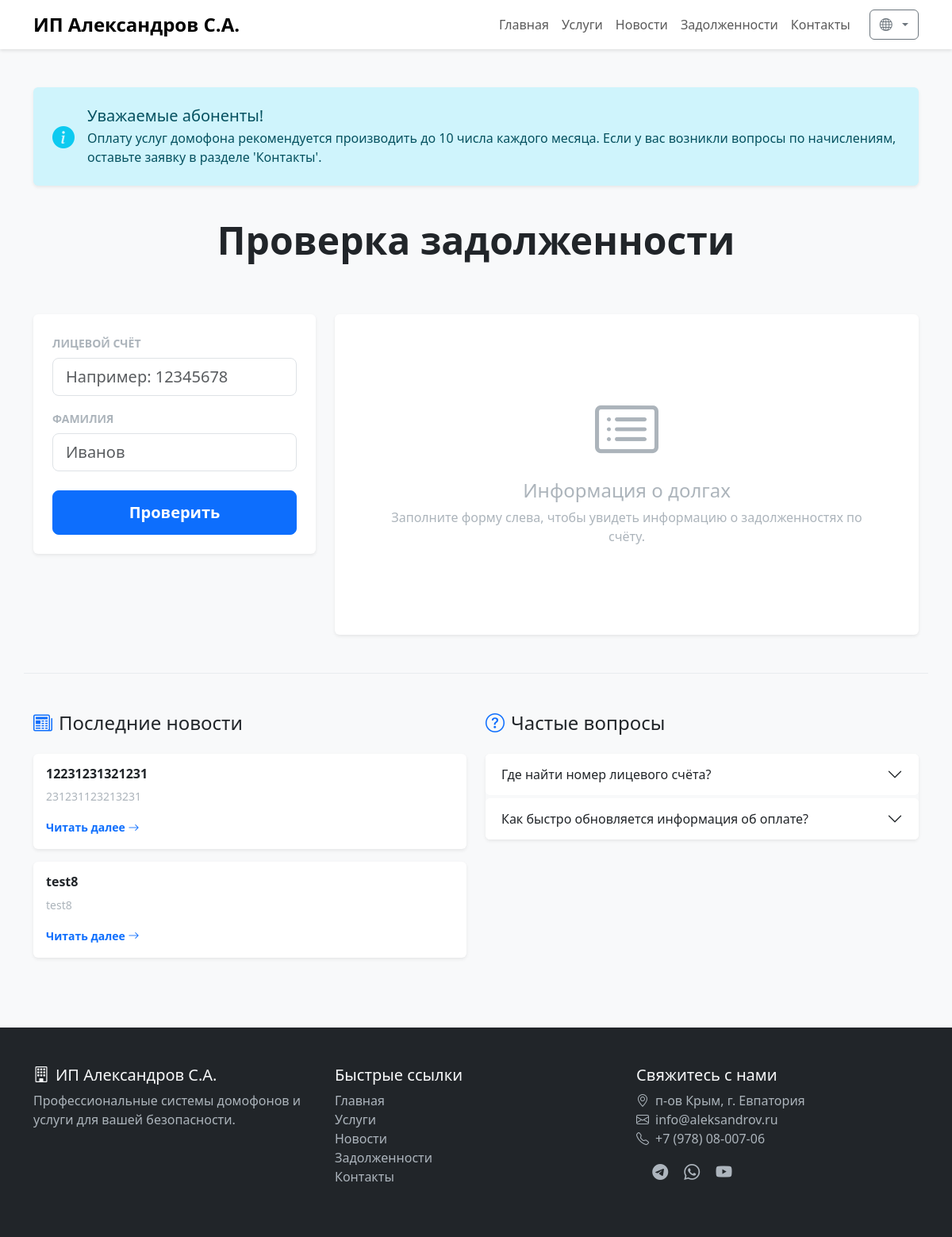
Screenshot of /ru/debts/ with the database file from the repository.
### news/models.py (models this page shows, shortened)
class News(models.Model):
    title = models.CharField(
        max_length=200,
        verbose_name='Заголовок'
    )
    slug = models.SlugField(
        max_length=200,
        unique=True,
        verbose_name='Слаг'
    )
    short_description = models.TextField(
        verbose_name='Краткое описание'
    )
    content = models.TextField(
        verbose_name='Содержимое'
    )
    image = models.ImageField(
        upload_to='news/',
        verbose_name='Изображение'
    )
    published_at = models.DateTimeField(
        auto_now_add=True,
        verbose_name='Дата публикации'
    )
    class Meta:
        verbose_name = 'Новость'
        verbose_name_plural = 'Новости'
        ordering = ['-published_at']

### debts/views.py (the view)
# urls.py: path('', DebtListView.as_view(), name='list'),
class DebtListView(ListView):
    model = Debt
    template_name = 'debts/debts_list.html'
    context_object_name = 'debts_list'
    paginate_by = 10
    ordering = ['-last_updated', 'account_number']
    def get_queryset(self):
        account_number = self.request.GET.get('account_number', '').strip()
        last_name = self.request.GET.get('last_name', '').strip()
        if account_number and last_name:
            return Debt.objects.filter(
                account_number=account_number,
                last_name__iexact=last_name # Точное, но регистронезависимое совпадение
            )
        return Debt.objects.none()
    def get_context_data(self, **kwargs):
        context = super().get_context_data(**kwargs)
        context['account_number'] = self.request.GET.get('account_number', '')
        context['last_name'] = self.request.GET.get('last_name', '')
        context['is_searched'] = bool(context['account_number'] or context['last_name'])
        context['latest_news'] = News.objects.all()[:2]
        return context

### debts/templates/debts/debts_list.html (shortened to what this page needs)
{% extends 'base.html' %}
{% load i18n %}
{% block content %}
<section class="py-5 bg-light min-vh-100">
    <div class="container">
        <div class="row mb-4">
            <div class="col-12">
                <div class="alert alert-info border-0 shadow-sm d-flex align-items-center p-4" role="alert">
                    <i class="bi bi-info-circle-fill fs-3 me-3 text-info"></i>
                    <div>
                        <h5 class="alert-heading mb-1">{% trans "Уважаемые абоненты!" %}</h5>
                        <p class="mb-0">{% trans "Оплату услуг домофона рекомендуется производить до 10 числа каждого месяца. Если у вас возникли вопросы по начислениям, оставьте заявку в разделе 'Контакты'." %}</p>
                    </div>
                </div>
            </div>
        </div>
        <div class="row mb-5">
            <div class="col-12 text-center">
                <h1 class="display-5 fw-bold mb-3">{% trans "Проверка задолженности" %}</h1>
            </div>
        </div>
        <div class="row mb-5">
            <div class="col-lg-4 mb-4">
                <div class="position-sticky" style="top: 2rem;">
                    <form method="get" class="card border-0 shadow-sm p-4">
                        <div class="mb-3">
                            <label for="account_number" class="form-label text-muted small text-uppercase fw-bold">{% trans "Лицевой счёт" %}</label>
                            <input type="text" class="form-control form-control-lg" id="account_number" name="account_number"
                                   placeholder="{% trans 'Например: 12345678' %}" value="{{ account_number }}" required>
                        </div>
                        <div class="mb-4">
                            <label for="last_name" class="form-label text-muted small text-uppercase fw-bold">{% trans "Фамилия" %}</label>
                            <input type="text" class="form-control form-control-lg" id="last_name" name="last_name"
                                   placeholder="{% trans 'Иванов' %}" value="{{ last_name }}" required>
                        </div>
                        <button type="submit" class="btn btn-primary btn-lg w-100">{% trans "Проверить" %}</button>
                    </form>
                </div>
            </div>
            <div class="col-lg-8">
                {% if debts_list %}
                    <div class="d-flex justify-content-between align-items-center mb-4">
                        <h4 class="mb-0">{% trans "Результаты поиска" %}</h4>
                    </div>
                {% for debt in debts_list %}
                <article class="card border-0 shadow-sm mb-4 border-start border-4 {% if debt.amount > 0 %}border-danger{% else %}border-success{% endif %}">
                    <div class="card-body p-4">
                        <div class="row align-items-center">
                            <div class="col-md-7 mb-3 mb-md-0">
                                <h5 class="card-title mb-2">Лицевой счёт: <span class="text-primary">{{ debt.account_number }}</span></h5>
                                <p class="mb-1 text-dark">
                                    <i class="bi bi-person me-2 text-muted"></i>{{ debt.last_name }}
                                </p>
                                <p class="mb-0 text-dark">
                                    <i class="bi bi-geo-alt me-2 text-muted"></i>{{ debt.address }}
                                </p>
                            </div>
                            <div class="col-md-5 text-md-end">
                                {% if debt.amount > 0 %}
                                    <p class="text-muted small mb-1">{% trans "Задолженность:" %}</p>
                                    <p class="display-6 text-danger fw-bold mb-3">{{ debt.amount }} ₽</p>
                                    <a href="#" class="btn btn-danger w-100 fw-bold">
                                        <i class="bi bi-credit-card me-2"></i>{% trans "Оплатить онлайн" %}
                                    </a>
                                {% else %}
                                    <div class="d-inline-flex align-items-center text-success bg-success bg-opacity-10 px-3 py-2 rounded">
                                        <i class="bi bi-check-circle-fill me-2 fs-4"></i>
                                        <div class="text-start">
                                            <p class="fw-bold mb-0">{% trans "Оплачено" %}</p>
                                            <p class="small mb-0 text-muted">{% trans "Задолженности нет" %}</p>
                                        </div>
                                    </div>
                                {% endif %}
                            </div>
                        </div>
                    </div>
                    <div class="card-footer bg-white border-top-0 text-muted small text-end pb-3">
                        <i class="bi bi-clock-history me-1"></i>Информация актуальна на: {{ debt.last_updated|date:"d.m.Y H:i" }}
                    </div>
                </article>
                {% endfor %}
                    {% else %}
                    <div class="h-100 d-flex flex-column justify-content-center py-5 bg-white rounded shadow-sm border-0">
                        <div class="text-center text-muted p-5">
                            {% if is_searched %}
                                <div class="display-1 mb-3 text-warning"><i class="bi bi-search"></i></div>
                                <h4 class="text-dark">{% trans "Лицевой счёт не найден" %}</h4>
                                <p>{% trans "Проверьте правильность введенного лицевого счёта и фамилии." %}</p>
                            {% else %}
                                <div class="display-1 mb-3"><i class="bi bi-card-list"></i></div>
                                <h4>{% trans "Информация о долгах" %}</h4>
                                <p>{% trans "Заполните форму слева, чтобы увидеть информацию о задолженностях по счёту." %}</p>
                            {% endif %}
                        </div>
                    </div>
                {% endif %}
            </div>
        </div>
        <div class="row pt-5 border-top border-light-subtle">
            <div class="col-md-6 mb-4">
                <h4 class="mb-4"><i class="bi bi-newspaper me-2 text-primary"></i>{% trans "Последние новости" %}</h4>
                {% for news_item in latest_news %}
                <div class="card border-0 shadow-sm mb-3">
                    <div class="card-body">
                        <h6 class="card-title fw-bold">{{ news_item.title }}</h6>
                        <p class="card-text text-muted small">{{ news_item.short_description }}</p>
                        <a href="{% url 'news:detail' slug=news_item.slug %}" class="text-decoration-none small fw-bold">
                            {% trans "Читать далее" %} <i class="bi bi-arrow-right"></i>
                        </a>
                    </div>
                </div>
                {% empty %}
                <p class="text-muted small">{% trans "Новостей пока нет." %}</p>
                {% endfor %}
            </div>
            <div class="col-md-6 mb-4">
                <h4 class="mb-4"><i class="bi bi-question-circle me-2 text-primary"></i>{% trans "Частые вопросы" %}</h4>
                <div class="accordion accordion-flush shadow-sm rounded" id="faqAccordion">
                    <div class="accordion-item border-0 rounded mb-1">
                        <h2 class="accordion-header">
                            <button class="accordion-button collapsed rounded bg-white" type="button" data-bs-toggle="collapse" data-bs-target="#faq1">
                                {% trans "Где найти номер лицевого счёта?" %}
                            </button>
                        </h2>
                    </div>
                    <div class="accordion-item border-0 rounded">
                        <h2 class="accordion-header">
                            <button class="accordion-button collapsed rounded bg-white" type="button" data-bs-toggle="collapse" data-bs-target="#faq2">
                                {% trans "Как быстро обновляется информация об оплате?" %}
                            </button>
                        </h2>
                    </div>
                </div>
            </div>
        </div>
    </div>
</section>
{% endblock %}

### static/css/style.css (style rules this page uses)
:root { --primary-color: #0d6efd; --secondary-color: #6c757d; --accent-color: #0a58ca; }
body { font-family: 'Segoe UI', Tahoma, Geneva, Verdana, sans-serif; min-height: 100vh; display: flex; flex-direction: column; }
.btn-primary { padding: 0.75rem 2rem; font-weight: 600; transition: all 0.3s ease; }
.text-muted { color: #acb4bb !important; }
html { scroll-behavior: smooth; }

### rows the page displays
News: title "12231231321231", short_description "231231123213231"
News: title "test8", short_description "test8"
